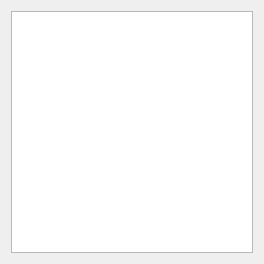
<?xml version="1.0" encoding="UTF-8"?>
<ui version="4.0">
 <class>Dialog</class>
 <widget class="QDialog" name="Dialog">
  <property name="geometry">
   <rect>
    <x>0</x>
    <y>0</y>
    <width>264</width>
    <height>264</height>
   </rect>
  </property>
  <property name="sizePolicy">
   <sizepolicy hsizetype="Fixed" vsizetype="Fixed">
    <horstretch>0</horstretch>
    <verstretch>0</verstretch>
   </sizepolicy>
  </property>
  <property name="minimumSize">
   <size>
    <width>264</width>
    <height>264</height>
   </size>
  </property>
  <property name="maximumSize">
   <size>
    <width>264</width>
    <height>264</height>
   </size>
  </property>
  <property name="windowTitle">
   <string>Dialog</string>
  </property>
  <layout class="QHBoxLayout" name="horizontalLayout">
   <item>
    <widget class="QGraphicsView" name="png_view">
     <property name="enabled">
      <bool>true</bool>
     </property>
    </widget>
   </item>
  </layout>
 </widget>
 <resources/>
 <connections/>
</ui>
